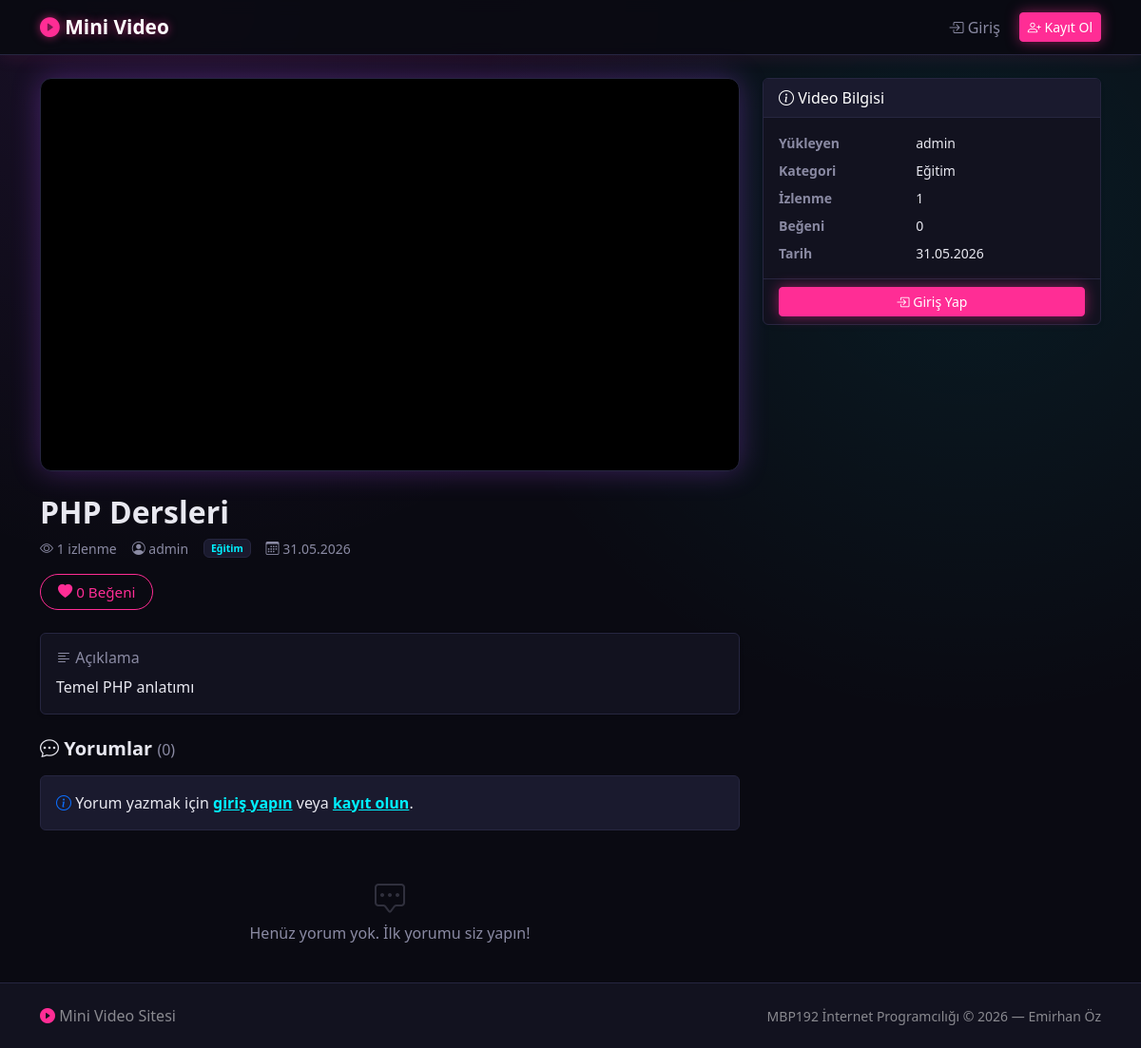
Page /video_detail.php?id=1 on the committed database.
### tables this page shows
CREATE TABLE Videos (
    VideoID      INT           AUTO_INCREMENT PRIMARY KEY,
    Title        VARCHAR(200)  NOT NULL,
    Description  TEXT          NULL,
    VideoURL     VARCHAR(500)  NOT NULL,
    ThumbnailURL VARCHAR(500)  NULL,
    CategoryID   INT           NULL,
    UploaderID   INT           NOT NULL,
    ViewCount    INT           NOT NULL DEFAULT 0,
    CreatedAt    DATETIME      NOT NULL DEFAULT CURRENT_TIMESTAMP,
    FOREIGN KEY (CategoryID)  REFERENCES Categories(CategoryID) ON DELETE SET NULL,
    FOREIGN KEY (UploaderID)  REFERENCES Users(UserID) ON DELETE CASCADE
);

CREATE TABLE Users (
    UserID    INT           AUTO_INCREMENT PRIMARY KEY,
    Username  VARCHAR(50)   NOT NULL UNIQUE,
    Email     VARCHAR(100)  NOT NULL UNIQUE,
    Password  VARCHAR(255)  NOT NULL,
    Role      VARCHAR(20)   NOT NULL DEFAULT 'user',
    CreatedAt DATETIME      NOT NULL DEFAULT CURRENT_TIMESTAMP,
    CHECK (Role IN ('admin', 'user'))
);

CREATE TABLE Categories (
    CategoryID   INT         AUTO_INCREMENT PRIMARY KEY,
    CategoryName VARCHAR(50) NOT NULL UNIQUE
);

### video_detail.php (the view, shortened to what this page needs)
<?php
require_once __DIR__ . '/db.php';
$id = (int)($_GET['id'] ?? 0);
$stmt = $conn->prepare("
    SELECT v.*, c.CategoryName, u.Username AS UploaderName
    FROM Videos v
    LEFT JOIN Categories c ON v.CategoryID = c.CategoryID
    JOIN Users u ON v.UploaderID = u.UserID
    WHERE v.VideoID = ?
");
$stmt->bind_param('i', $id);
$stmt->execute();
$video = $stmt->get_result()->fetch_assoc();
$conn->query("UPDATE Videos SET ViewCount = ViewCount + 1 WHERE VideoID = $id");
$video['ViewCount']++;
$commentError = '';
$cs2 = $conn->prepare("
    SELECT c.*, u.Username
    FROM Comments c
    JOIN Users u ON c.UserID = u.UserID
    WHERE c.VideoID = ?
    ORDER BY c.CreatedAt DESC
");
$cs2->bind_param('i', $id);
$cs2->execute();
$comments = $cs2->get_result()->fetch_all(MYSQLI_ASSOC);
$likeCount = (int)$conn->query("SELECT COUNT(*) FROM Likes WHERE VideoID = $id")->fetch_row()[0];
include_once __DIR__ . '/header.php';
?>
<div class="container mt-4">
    <div class="row g-4">
        <div class="col-lg-8">
            <div class="video-player-wrapper mb-4">
                <?php
                    $videoSrc = trim($video['VideoURL'] ?? '');
                    $posterSrc = trim($video['ThumbnailURL'] ?? '');
                    $isLocalVideo = preg_match('/\.(mp4|webm|ogg)(\?.*)?$/i', $videoSrc);
                    $ext = strtolower(pathinfo(parse_url($videoSrc, PHP_URL_PATH) ?? '', PATHINFO_EXTENSION));
                    $mimeMap = ['mp4' => 'video/mp4', 'webm' => 'video/webm', 'ogg' => 'video/ogg'];
                    $mime = $mimeMap[$ext] ?? '';
                ?>
                <?php if ($isLocalVideo): ?>
                    <video controls preload="metadata"
                           <?= $posterSrc !== '' ? 'poster="' . htmlspecialchars($posterSrc, ENT_QUOTES, 'UTF-8') . '"' : '' ?>>
                        <source src="<?= htmlspecialchars($videoSrc, ENT_QUOTES, 'UTF-8') ?>" <?= $mime ? 'type="' . $mime . '"' : '' ?>>
                        Tarayıcınız video oynatmayı desteklemiyor.
                    </video>
                <?php else: ?>
                    <iframe
                        src="<?= htmlspecialchars($videoSrc, ENT_QUOTES, 'UTF-8') ?>"
                        title="<?= htmlspecialchars($video['Title'], ENT_QUOTES, 'UTF-8') ?>"
                        allowfullscreen
                        allow="accelerometer; autoplay; clipboard-write; encrypted-media; gyroscope; picture-in-picture">
                    </iframe>
                <?php endif; ?>
            </div>
            <h2 class="fw-bold mb-2">
                <?= htmlspecialchars($video['Title'], ENT_QUOTES, 'UTF-8') ?>
            </h2>
            <div class="d-flex flex-wrap gap-3 mb-3 text-muted small align-items-center">
                <span><i class="bi bi-eye"></i> <?= number_format($video['ViewCount']) ?> izlenme</span>
                <span><i class="bi bi-person-circle"></i> <?= htmlspecialchars($video['UploaderName'], ENT_QUOTES, 'UTF-8') ?></span>
                <?php if (!empty($video['CategoryName'])): ?>
                    <span class="badge bg-secondary">
                        <?= htmlspecialchars($video['CategoryName'], ENT_QUOTES, 'UTF-8') ?>
                    </span>
                <?php endif; ?>
                <span><i class="bi bi-calendar3"></i> <?= date('d.m.Y', strtotime($video['CreatedAt'])) ?></span>
            </div>
            <div class="d-flex gap-2 mb-4 flex-wrap align-items-center">
                <button id="like-btn"
                        class="btn btn-outline-danger"
                        data-video-id="<?= $video['VideoID'] ?>">
                    <i class="bi bi-heart-fill"></i>
                    <span id="like-count"><?= $likeCount ?></span> Beğeni
                </button>
            </div>
            <?php if (!empty($video['Description'])): ?>
                <div class="card mb-4 border-0 bg-white shadow-sm">
                    <div class="card-body">
                        <h6 class="text-muted mb-2"><i class="bi bi-text-left"></i> Açıklama</h6>
                        <p class="mb-0"><?= nl2br(htmlspecialchars($video['Description'], ENT_QUOTES, 'UTF-8')) ?></p>
                    </div>
                </div>
            <?php endif; ?>
            <div id="comments">
                <h5 class="fw-bold mb-3">
                    <i class="bi bi-chat-dots"></i> Yorumlar
                    <span class="text-muted fw-normal fs-6">(<?= count($comments) ?>)</span>
                </h5>
                <?php if (isset($_SESSION['user_id'])): ?>
                    <form method="POST" class="mb-4">
                        <input type="hidden" name="action" value="comment">
                        <?php if ($commentError): ?>
                            <div class="alert alert-danger py-2 small"><?= htmlspecialchars($commentError, ENT_QUOTES, 'UTF-8') ?></div>
                        <?php endif; ?>
                        <div class="d-flex gap-2">
                            <i class="bi bi-person-circle fs-4 text-muted mt-1"></i>
                            <div class="flex-grow-1">
                                <textarea name="content" class="form-control mb-2" rows="2"
                                          placeholder="Yorumunuzu yazın..." required></textarea>
                                <button type="submit" class="btn btn-primary btn-sm">
                                    <i class="bi bi-send"></i> Gönder
                                </button>
                            </div>
                        </div>
                    </form>
                <?php else: ?>
                    <div class="alert alert-light border mb-4">
                        <i class="bi bi-info-circle text-primary"></i>
                        Yorum yazmak için
                        <a href="login.php" class="fw-semibold">giriş yapın</a>
                        veya
                        <a href="register.php" class="fw-semibold">kayıt olun</a>.
                    </div>
                <?php endif; ?>
                <?php if (empty($comments)): ?>
                    <p class="text-muted text-center py-4">
                        <i class="bi bi-chat-square-dots" style="font-size:2rem; opacity:.3;"></i><br>
                        Henüz yorum yok. İlk yorumu siz yapın!
                    </p>
                <?php endif; ?>
            </div>
        </div>
        <div class="col-lg-4">
            <div class="card border-0 shadow-sm sticky-top" style="top:20px;">
                <div class="card-header bg-dark text-white">
                    <i class="bi bi-info-circle"></i> Video Bilgisi
                </div>
                <div class="card-body">
                    <dl class="row mb-0 small">
                        <dt class="col-5 text-muted">Yükleyen</dt>
                        <dd class="col-7"><?= htmlspecialchars($video['UploaderName'], ENT_QUOTES, 'UTF-8') ?></dd>
                        <?php if (!empty($video['CategoryName'])): ?>
                            <dt class="col-5 text-muted">Kategori</dt>
                            <dd class="col-7"><?= htmlspecialchars($video['CategoryName'], ENT_QUOTES, 'UTF-8') ?></dd>
                        <?php endif; ?>
                        <dt class="col-5 text-muted">İzlenme</dt>
                        <dd class="col-7"><?= number_format($video['ViewCount']) ?></dd>
                        <dt class="col-5 text-muted">Beğeni</dt>
                        <dd class="col-7"><?= $likeCount ?></dd>
                        <dt class="col-5 text-muted">Tarih</dt>
                        <dd class="col-7 mb-0"><?= date('d.m.Y', strtotime($video['CreatedAt'])) ?></dd>
                    </dl>
                </div>
                <?php if (!isset($_SESSION['user_id'])): ?>
                    <div class="card-footer bg-transparent">
                        <a href="login.php" class="btn btn-danger btn-sm w-100">
                            <i class="bi bi-box-arrow-in-right"></i> Giriş Yap
                        </a>
                    </div>
                <?php endif; ?>
            </div>
        </div>
    </div>
</div>
<?php include_once __DIR__ . '/footer.php'; ?>

### style.css (style rules this page uses)
:root { --bg: #0a0a12; --surface: #12121f; --surface-2: #1a1a2e; --border: #262640; --text: #e8e8f0; --text-muted: #8a8aa3; --neon-pink: #ff2d95; --neon-cyan: #00f0ff; --neon-purple: #b14dff; --neon-green: #39ff88; --neon-yellow: #ffd23f; }
body { background-color: var(--bg); background-image: radial-gradient(circle at 15% 0%, rgba(177,77,255,0.10), transparent 40%), radial-gradient(circle at 85% 20%, rgba(0,240,255,0.08), transparent 40%); background-attachment: fixed; color: var(--text); font-family: 'Segoe UI', Tahoma, Geneva, Verdana, sans-serif; }
.bg-white { background-color: var(--surface) !important; }
.text-muted { color: var(--text-muted) !important; }
.bg-light, .alert-light { background-color: var(--surface-2) !important; color: var(--text) !important; border-color: var(--border) !important; }
a { color: var(--neon-cyan); }
.card { background-color: var(--surface); border: 1px solid var(--border) !important; color: var(--text); }
.card-header.bg-dark { background-color: var(--surface-2) !important; border-bottom: 1px solid var(--border); }
.card-footer { border-top: 1px solid var(--border); }
.form-label, dt, dd, .card-body, p, h1,h2,h3,h4,h5,h6 { color: var(--text); }
.btn-danger { background: var(--neon-pink); border-color: var(--neon-pink); box-shadow: 0 0 14px rgba(255,45,149,0.5); }
.btn-outline-danger { color: var(--neon-pink); border-color: var(--neon-pink); }
.badge.bg-secondary { background: var(--surface-2) !important; color: var(--neon-cyan); border: 1px solid var(--border); }
.video-player-wrapper { position: relative; width: 100%; aspect-ratio: 16 / 9; min-height: 360px; border-radius: 12px; overflow: hidden; background: #000; border: 1px solid var(--border); box-shadow: 0 0 30px rgba(177,77,255,0.30); }
.video-player-wrapper iframe, .video-player-wrapper video { position: absolute; inset: 0; width: 100%; height: 100%; border: none; display: block; }
iframe, video, embed, object { max-width: 100%; }
#like-btn { font-size: 0.95rem; padding: 7px 18px; border-radius: 20px; transition: all 0.2s ease; }
html, body { min-height: 100%; }
body { min-height: 100vh; display: flex; flex-direction: column; }
body > .container, body > .container-fluid { flex: 1 0 auto; }

### rows in the picture
videos: Title "PHP Dersleri", UploaderID.Username "admin", CategoryID.CategoryName "Eğitim", CreatedAt "31.05.2026", Description "Temel PHP anlatımı"

### other values in the picture
$video['ViewCount'] "1"
$likeCount "0"
count($comments) "0"
